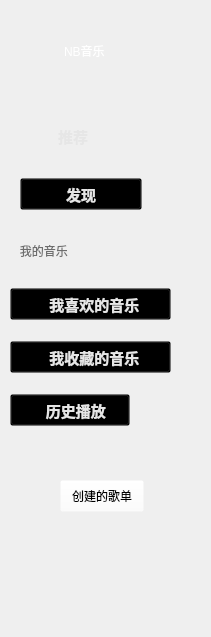
   <widget class="QWidget" name="mywidget11" native="true">
    <property name="geometry">
     <rect>
      <x>0</x>
      <y>0</y>
      <width>211</width>
      <height>637</height>
     </rect>
    </property>
    <widget class="QWidget" name="layoutWidget">
     <property name="geometry">
      <rect>
       <x>10</x>
       <y>20</y>
       <width>171</width>
       <height>61</height>
      </rect>
     </property>
     <layout class="QHBoxLayout" name="horizontalLayout_5">
      <item>
       <widget class="QLabel" name="label_10">
        <property name="minimumSize">
         <size>
          <width>48</width>
          <height>48</height>
         </size>
        </property>
        <property name="maximumSize">
         <size>
          <width>48</width>
          <height>48</height>
         </size>
        </property>
        <property name="text">
         <string/>
        </property>
       </widget>
      </item>
      <item>
       <widget class="QLabel" name="label_12">
        <property name="minimumSize">
         <size>
          <width>100</width>
          <height>0</height>
         </size>
        </property>
        <property name="styleSheet">
         <string notr="true">color: rgb(255, 255, 255);
font: 18pt &quot;华文行楷&quot;;</string>
        </property>
        <property name="text">
         <string>NB音乐</string>
        </property>
       </widget>
      </item>
      <item>
       <spacer name="horizontalSpacer_15">
        <property name="orientation">
         <enum>Qt::Horizontal</enum>
        </property>
        <property name="sizeHint" stdset="0">
         <size>
          <width>40</width>
          <height>20</height>
         </size>
        </property>
       </spacer>
      </item>
      <item>
       <spacer name="horizontalSpacer_14">
        <property name="orientation">
         <enum>Qt::Horizontal</enum>
        </property>
        <property name="sizeHint" stdset="0">
         <size>
          <width>40</width>
          <height>20</height>
         </size>
        </property>
       </spacer>
      </item>
     </layout>
    </widget>
    <widget class="QWidget" name="layoutWidget">
     <property name="geometry">
      <rect>
       <x>20</x>
       <y>100</y>
       <width>122</width>
       <height>110</height>
      </rect>
     </property>
     <layout class="QVBoxLayout" name="verticalLayout_3">
      <item>
       <layout class="QHBoxLayout" name="horizontalLayout_10">
        <item>
         <widget class="QLabel" name="giflable">
          <property name="minimumSize">
           <size>
            <width>32</width>
            <height>32</height>
           </size>
          </property>
          <property name="maximumSize">
           <size>
            <width>32</width>
            <height>32</height>
           </size>
          </property>
          <property name="text">
           <string/>
          </property>
         </widget>
        </item>
        <item>
         <widget class="QLabel" name="label_22">
          <property name="font">
           <font>
            <family>微软雅黑</family>
            <pointsize>11</pointsize>
            <weight>75</weight>
            <bold>true</bold>
           </font>
          </property>
          <property name="styleSheet">
           <string notr="true">color: rgb(230, 230, 230);
background-color: rgba(0, 0, 0, 0);
</string>
          </property>
          <property name="text">
           <string>推荐</string>
          </property>
         </widget>
        </item>
       </layout>
      </item>
      <item>
       <widget class="QPushButton" name="pushButton_10">
        <property name="minimumSize">
         <size>
          <width>0</width>
          <height>32</height>
         </size>
        </property>
        <property name="maximumSize">
         <size>
          <width>16777215</width>
          <height>32</height>
         </size>
        </property>
        <property name="font">
         <font>
          <family>微软雅黑</family>
          <pointsize>11</pointsize>
          <weight>75</weight>
          <italic>false</italic>
          <bold>true</bold>
         </font>
        </property>
        <property name="styleSheet">
         <string notr="true">color: rgb(230, 230, 230);
image: url(:/hea.svg);
image-position: left;
background-color: rgba(0, 0, 0, 0);</string>
        </property>
        <property name="text">
         <string>发现</string>
        </property>
       </widget>
      </item>
     </layout>
    </widget>
    <widget class="QWidget" name="layoutWidget">
     <property name="geometry">
      <rect>
       <x>10</x>
       <y>220</y>
       <width>161</width>
       <height>221</height>
      </rect>
     </property>
     <layout class="QVBoxLayout" name="verticalLayout_5">
      <item>
       <widget class="QLabel" name="label_11">
        <property name="minimumSize">
         <size>
          <width>0</width>
          <height>32</height>
         </size>
        </property>
        <property name="maximumSize">
         <size>
          <width>16777215</width>
          <height>32</height>
         </size>
        </property>
        <property name="styleSheet">
         <string notr="true">color: rgb(110, 110, 110);</string>
        </property>
        <property name="text">
         <string>   我的音乐</string>
        </property>
       </widget>
      </item>
      <item>
       <widget class="QPushButton" name="pushButton_11">
        <property name="minimumSize">
         <size>
          <width>0</width>
          <height>32</height>
         </size>
        </property>
        <property name="maximumSize">
         <size>
          <width>16777215</width>
          <height>32</height>
         </size>
        </property>
        <property name="font">
         <font>
          <family>微软雅黑</family>
          <pointsize>11</pointsize>
          <weight>75</weight>
          <bold>true</bold>
         </font>
        </property>
        <property name="styleSheet">
         <string notr="true">image: url(:/love1.svg);
image-position: left;
color: rgb(230, 230, 230);
background-color: rgba(0, 0, 0, 0);</string>
        </property>
        <property name="text">
         <string>  我喜欢的音乐</string>
        </property>
       </widget>
      </item>
      <item>
       <widget class="QPushButton" name="pushButton_12">
        <property name="minimumSize">
         <size>
          <width>0</width>
          <height>32</height>
         </size>
        </property>
        <property name="maximumSize">
         <size>
          <width>16777215</width>
          <height>32</height>
         </size>
        </property>
        <property name="font">
         <font>
          <family>微软雅黑</family>
          <pointsize>11</pointsize>
          <weight>75</weight>
          <italic>false</italic>
          <bold>true</bold>
         </font>
        </property>
        <property name="styleSheet">
         <string notr="true">color: rgb(230, 230, 230);
image: url(:/sou.svg);
image-position: left;
background-color: rgba(0, 0, 0, 0);</string>
        </property>
        <property name="text">
         <string>  我收藏的音乐</string>
        </property>
       </widget>
      </item>
      <item>
       <widget class="QPushButton" name="pushButton_13">
        <property name="minimumSize">
         <size>
          <width>120</width>
          <height>32</height>
         </size>
        </property>
        <property name="maximumSize">
         <size>
          <width>120</width>
          <height>32</height>
         </size>
        </property>
        <property name="font">
         <font>
          <family>微软雅黑</family>
          <pointsize>11</pointsize>
          <weight>75</weight>
          <italic>false</italic>
          <bold>true</bold>
         </font>
        </property>
        <property name="styleSheet">
         <string notr="true">image-position: left;
color: rgb(230, 230, 230);
image: url(:/his.svg);
background-color: rgba(0, 0, 0, 0);</string>
        </property>
        <property name="text">
         <string>   历史播放</string>
        </property>
       </widget>
      </item>
     </layout>
    </widget>
    <widget class="QPushButton" name="pushButton_14">
     <property name="geometry">
      <rect>
       <x>60</x>
       <y>480</y>
       <width>84</width>
       <height>32</height>
      </rect>
     </property>
     <property name="minimumSize">
      <size>
       <width>0</width>
       <height>32</height>
      </size>
     </property>
     <property name="maximumSize">
      <size>
       <width>16777215</width>
       <height>32</height>
      </size>
     </property>
     <property name="styleSheet">
      <string notr="true">background-color: rgba(255, 255, 255, 0);
</string>
     </property>
     <property name="text">
      <string>创建的歌单</string>
     </property>
    </widget>
   </widget>
